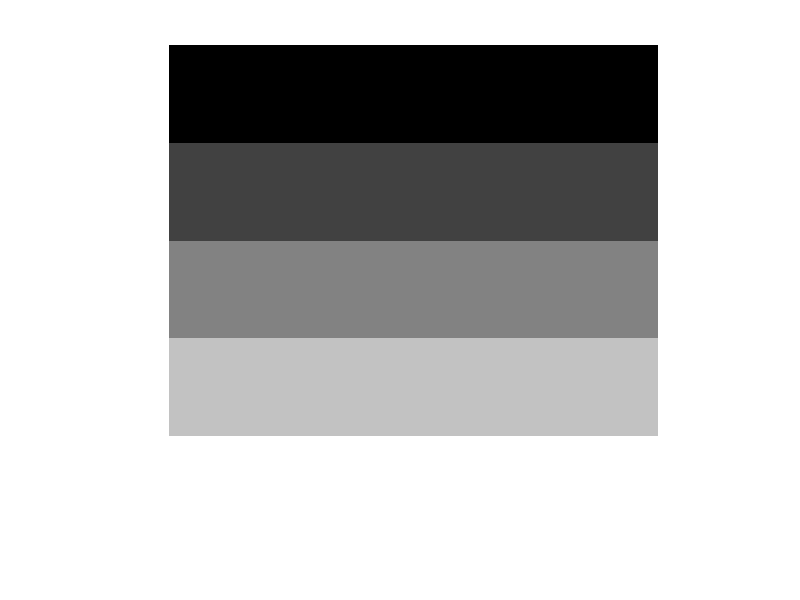

This chart was generated by the following MATLAB code:
a = zeros(15,15);
b = ones(15,15);

a(1,2)=1;
a(2,:)=1;
a(4:6,1:4)=1;
a(8:2:15,6:8)=1;

b(1:2:15,1:2:15)=0;

c = zeros(250,250);
c(51:100,:)=0.25;
c(101:150,:)=0.5;
c(151:200,:)=0.75;
c(201:250,:)=1;

imshow(a)

k = waitforbuttonpress;
if k == 0;
    disp('Button Click')
else 
    disp('Key Press')
end

imshow(b)

k = waitforbuttonpress;
if k == 0;
    disp('Button Click')
else 
    disp('Key Press')
end

imshow(c)

